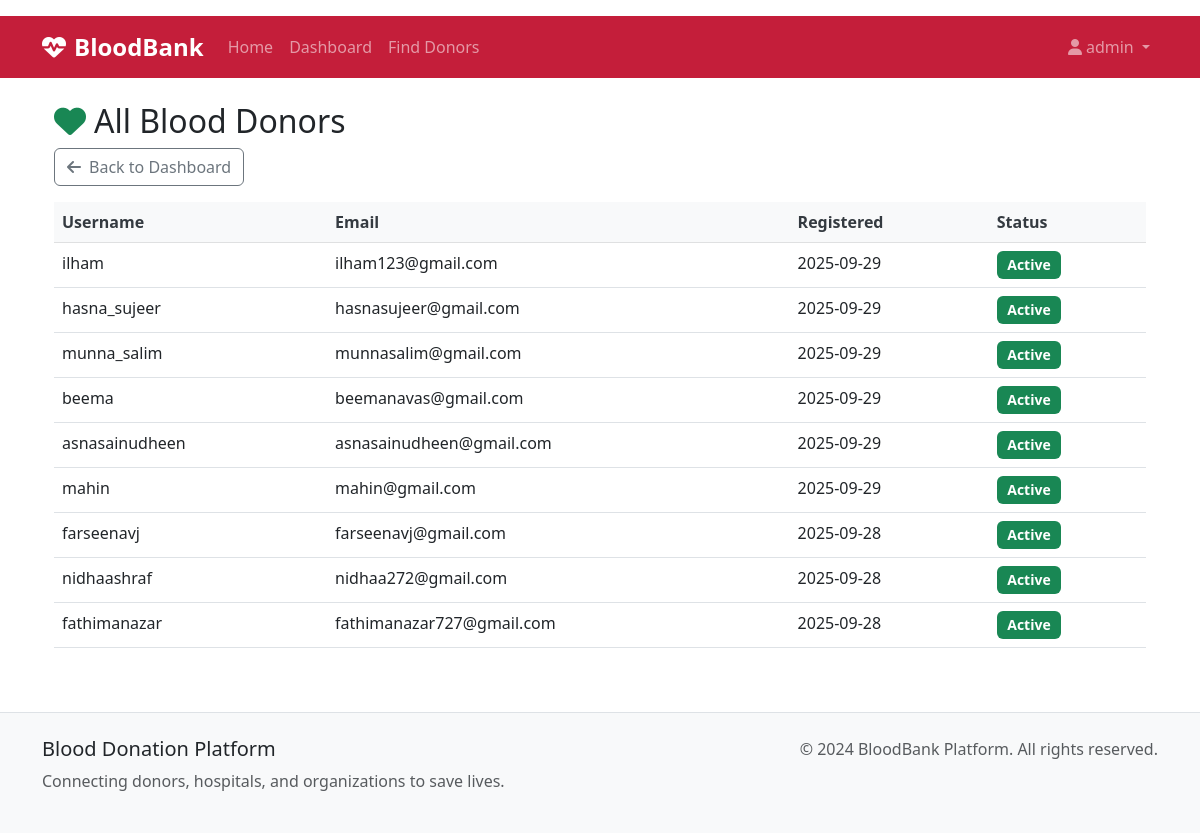
Screenshot of /admin/donors (signed in) with the database file from the repository.
### models.py (models this page shows, shortened)
class User(db.Model):
    id = db.Column(db.Integer, primary_key=True)
    username = db.Column(db.String(80), unique=True, nullable=False)
    email = db.Column(db.String(120), unique=True, nullable=False)
    password_hash = db.Column(db.String(256), nullable=False)
    role = db.Column(db.String(20), nullable=False)  # donor, hospital, organization, admin
    created_at = db.Column(db.DateTime, default=datetime.utcnow)
    is_active = db.Column(db.Boolean, default=True)
    donor_profile = db.relationship('DonorProfile', backref='user', uselist=False)
    hospital_profile = db.relationship('HospitalProfile', backref='user', uselist=False)
    organization_profile = db.relationship('OrganizationProfile', backref='user', uselist=False)

### routes.py (the view)
@app.route('/admin/donors')
@role_required(['admin'])
def admin_list_donors():
    donors = User.query.filter_by(role='donor').order_by(User.created_at.desc()).all()
    return render_template('admin/list_donors.html', donors=donors)

### utils.py (called while the page is built)
def role_required(roles):
    def decorator(f):
        @wraps(f)
        def decorated_function(*args, **kwargs):
            if 'user_id' not in session:
                flash('Please log in to access this page.', 'warning')
                return redirect(url_for('login'))
            user = User.query.get(session['user_id'])
            if not user or user.role not in roles:
                flash('You do not have permission to access this page.',
                      'error')
                return redirect(url_for('dashboard'))
            return f(*args, **kwargs)
        return decorated_function
    return decorator

### templates/admin/list_donors.html (shortened to what this page needs)
{% extends 'base.html' %}
{% block content %}
<div class="container my-4">
    <h2><i class="fas fa-heart me-2 text-success"></i>All Blood Donors</h2>
    <a href="{{ url_for('admin_dashboard') }}" class="btn btn-outline-secondary mb-3">
        <i class="fas fa-arrow-left me-2"></i>Back to Dashboard
    </a>
    <div class="table-responsive">
        <table class="table table-hover">
            <thead class="table-light">
                <tr>
                    <th>Username</th>
                    <th>Email</th>
                    <th>Registered</th>
                    <th>Status</th>
                </tr>
            </thead>
            <tbody>
                {% for donor in donors %}
                <tr>
                    <td>{{ donor.username }}</td>
                    <td>{{ donor.email }}</td>
                    <td>{{ donor.created_at.strftime('%Y-%m-%d') }}</td>
                    <td>{% if donor.is_active %}<span class="badge bg-success">Active</span>{% else %}<span class="badge bg-secondary">Inactive</span>{% endif %}</td>
                </tr>
                {% endfor %}
            </tbody>
        </table>
    </div>
</div>
{% endblock %}

### static/css/styles.css (style rules this page uses)
:root { --medical-primary: #c41e3a; --medical-secondary: #8b0000; --medical-light: #f8f9fa; --medical-dark: #343a40; --medical-accent: #28a745; --medical-warning: #ffc107; --medical-info: #17a2b8; }
.table th { border-top: none; font-weight: 600; color: var(--medical-dark); background-color: var(--medical-light); }
.badge { font-size: 0.875em; padding: 0.5em 0.75em; }

### rows the page displays
User: username "ilham", email "ilham123@gmail.com", created_at "2025-09-29", is_active "Active"
User: username "hasna_sujeer", email "hasnasujeer@gmail.com", created_at "2025-09-29", is_active "Active"
User: username "munna_salim", email "munnasalim@gmail.com", created_at "2025-09-29", is_active "Active"
User: username "beema", email "beemanavas@gmail.com", created_at "2025-09-29", is_active "Active"
User: username "asnasainudheen", email "asnasainudheen@gmail.com", created_at "2025-09-29", is_active "Active"
User: username "mahin", email "mahin@gmail.com", created_at "2025-09-29", is_active "Active"
User: username "farseenavj", email "farseenavj@gmail.com", created_at "2025-09-28", is_active "Active"
User: username "nidhaashraf", email "nidhaa272@gmail.com", created_at "2025-09-28", is_active "Active"
User: username "fathimanazar", email "fathimanazar727@gmail.com", created_at "2025-09-28", is_active "Active"

### other values shown
{{ session.username }} "admin"
